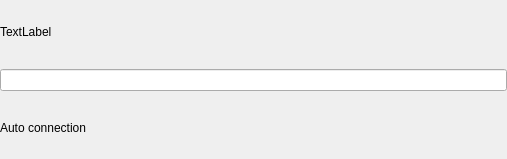
<?xml version="1.0" encoding="UTF-8"?>
<ui version="4.0">
 <class>GeneralWidget</class>
 <widget class="QWidget" name="GeneralWidget">
  <property name="geometry">
   <rect>
    <x>0</x>
    <y>0</y>
    <width>507</width>
    <height>159</height>
   </rect>
  </property>
  <property name="windowTitle">
   <string>GeneralWidget</string>
  </property>
  <layout class="QVBoxLayout" name="verticalLayout">
   <property name="leftMargin">
    <number>0</number>
   </property>
   <property name="topMargin">
    <number>0</number>
   </property>
   <property name="rightMargin">
    <number>0</number>
   </property>
   <property name="bottomMargin">
    <number>0</number>
   </property>
   <item>
    <widget class="QLabel" name="nameLabel">
     <property name="text">
      <string>TextLabel</string>
     </property>
    </widget>
   </item>
   <item>
    <widget class="QLineEdit" name="connectionName"/>
   </item>
   <item>
    <layout class="QHBoxLayout" name="autoConnectionLayout">
     <item>
      <widget class="QLabel" name="label">
       <property name="text">
        <string>Auto connection</string>
       </property>
      </widget>
     </item>
     <item>
      <spacer name="horizontalSpacer">
       <property name="orientation">
        <enum>Qt::Horizontal</enum>
       </property>
       <property name="sizeHint" stdset="0">
        <size>
         <width>40</width>
         <height>20</height>
        </size>
       </property>
      </spacer>
     </item>
    </layout>
   </item>
  </layout>
 </widget>
 <resources/>
 <connections/>
</ui>
